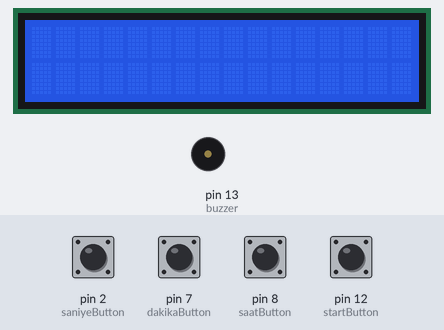
Simulated run of this sketch. Board: Arduino Uno, built with avr-gcc and run on an emulated ATmega328P. Parts: 16×2 character LCD, buzzer (waves = sounding). Inputs (shaded band) come from the test bench; at power-on: pin 2 (saniyeButton), pin 7 (dakikaButton), pin 8 (saatButton), pin 12 (startButton) LOW.

Above: at 1.2 s.
1.3 s: pin 12 (startButton) pulled HIGH for 0.15 s
At 1.6 s:
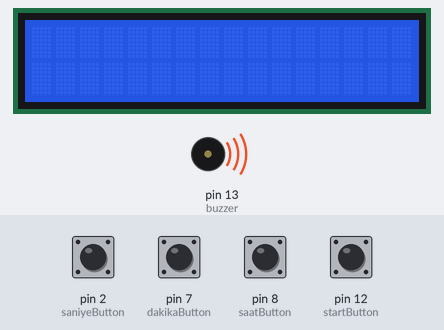
Timing chart, 0 to 9.3 s (numbered marks = the images above; inputs shaded):
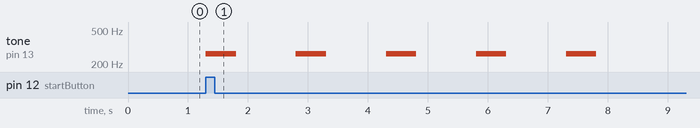

Measured:
- after the input at 1.3 s, tone on pin 13 (buzzer): alternates 262 Hz for 0.50 s and silent for 1.0 s, 10 changes in all, then stays silent, starting at once

The sketch:

alarm_clock.ino
```cpp
#include <LiquidCrystal.h>

const int saniyeButton=2,dakikaButton=7,saatButton=8,startButton=12,buzzer=13,rs=3,e=5,d4=6,d5=9,d6=10,d7=11;

LiquidCrystal lcd(rs,e,d4,d5,d6,d7);


int saat = 0;
int dakika = 0;
int saniye = 0;
bool geriSayimBasladi = false;

void setup() {
  lcd.begin(16, 2);
  lcd.backlight();
  pinMode(saatButton, INPUT);
  pinMode(dakikaButton, INPUT);
  pinMode(saniyeButton, INPUT);
  pinMode(startButton, INPUT);
  pinMode(buzzer, OUTPUT);
}

void loop() {
  if (digitalRead(saatButton) == HIGH) {
    saat++;
    if (saat > 23) saat = 0;
    guncelleLCD();
    delay(200); // Debounce için
  }
  if (digitalRead(dakikaButton) == HIGH) {
    dakika++;
    if (dakika > 59) dakika = 0;
    guncelleLCD();
    delay(200); // Debounce için
  }
  if (digitalRead(saniyeButton) == HIGH) {
    saniye++;
    if (saniye > 59) saniye = 0;
    guncelleLCD();
    delay(200); // Debounce için
  }
  if (digitalRead(startButton) == HIGH) {
    geriSayimBasladi = true;
  }

  if (geriSayimBasladi) {
    geriSayim();
  }
}

void guncelleLCD() {
  lcd.clear();
  lcd.setCursor(0, 0);
  //lcd.print("Saat: ");
  if (saat < 10) lcd.print('0');
  lcd.print(saat);
  lcd.print(":");
  if (dakika < 10) lcd.print('0');
  lcd.print(dakika);
  lcd.print(":");
  if (saniye < 10) lcd.print('0');
  lcd.print(saniye);
}

void geriSayim() {
  if (saniye == 0) {
    if (dakika == 0) {
      if (saat == 0) {
        // Geri sayım bitti
        alarmcaliyor();
        geriSayimBasladi = false;
        return;
      } else {
        saat--;
        dakika = 59;
      }
    } else {
      dakika--;
    }
    saniye = 59;
  } else {
    saniye--;
  }
  guncelleLCD();
  delay(1000); // 1 saniye beklet
}


void alarmcaliyor()
{
  tone(buzzer,262);
  delay(500);
  noTone(buzzer);
  delay(1000);
  tone(buzzer,262);
  delay(500);
  noTone(buzzer);
  delay(1000);
  tone(buzzer,262);
  delay(500);
  noTone(buzzer);
  delay(1000);
  tone(buzzer,262);
  delay(500);
  noTone(buzzer);
  delay(1000);
  tone(buzzer,262);
  delay(500);
  noTone(buzzer);
  delay(1000);
}
```
